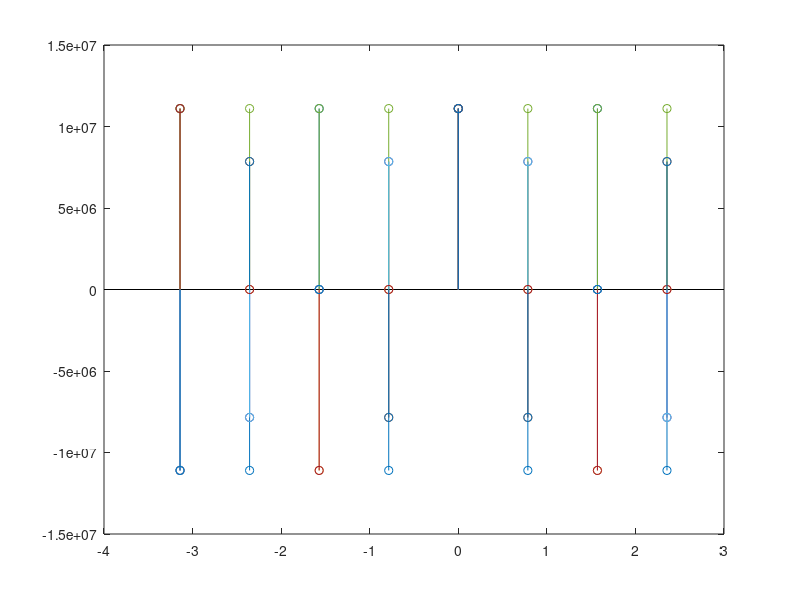
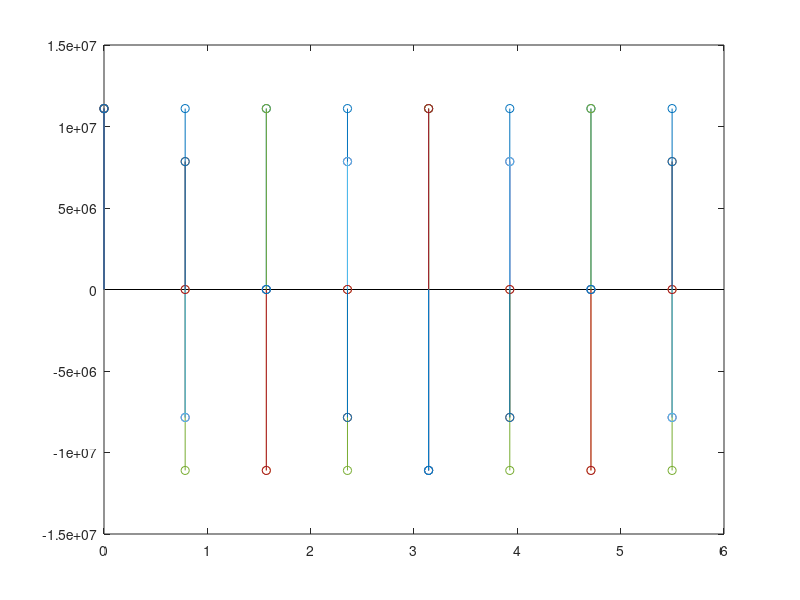

Here is the MATLAB script that generated these plots, in order:
K = dftmtx(8);
X1 = [1:8]';
X2 = ones(1,8)';
X3 = [11100000]';
Y1 = K*X1;
Y12 = fft(X1);
figure;
Y2 = K*X2;
Y3 = K*X3;
y22 = fft(X2);
y32 = fft(X3);

Y1shift = fftshift(Y1);
Y2shift = fftshift(Y2);
Y3shift = fftshift(Y3);
 
x = [-pi:2*pi/8:pi*7/8];
length(x);
stem(x,Y3shift);
figure;
y = [0:2*pi/8:2*pi*7/8];
length(y);
stem(y,Y3);